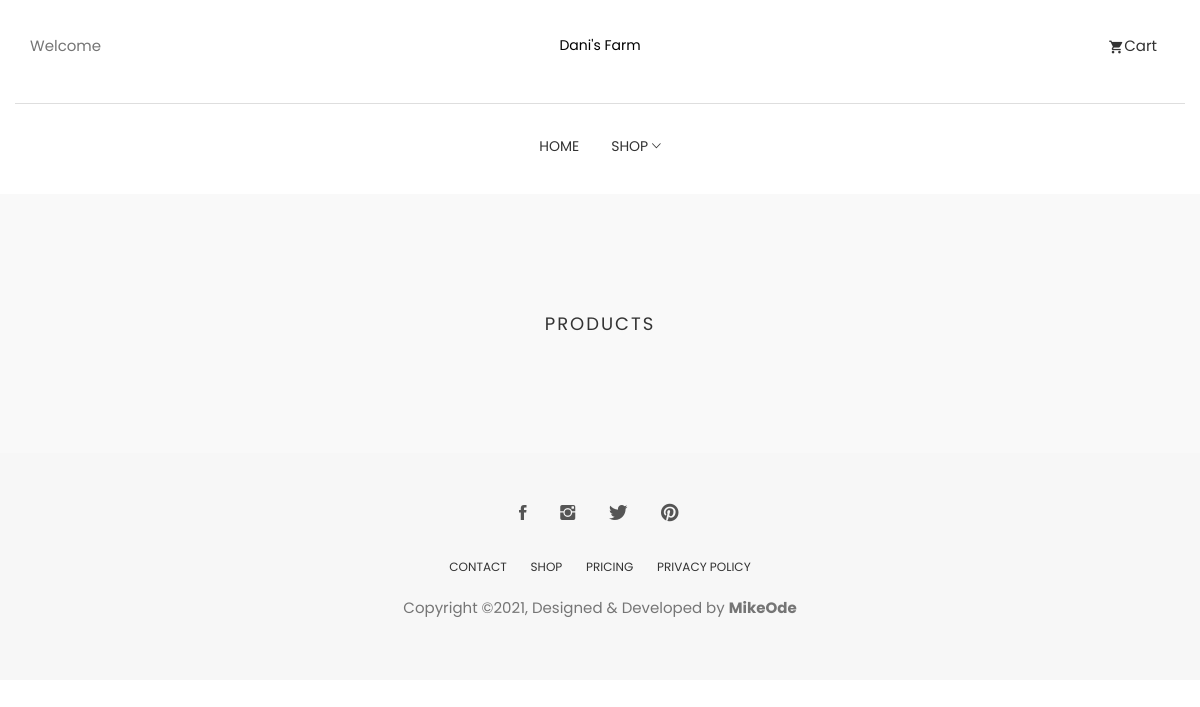
The page /farms/dani_farm.php on the database as committed earlier.
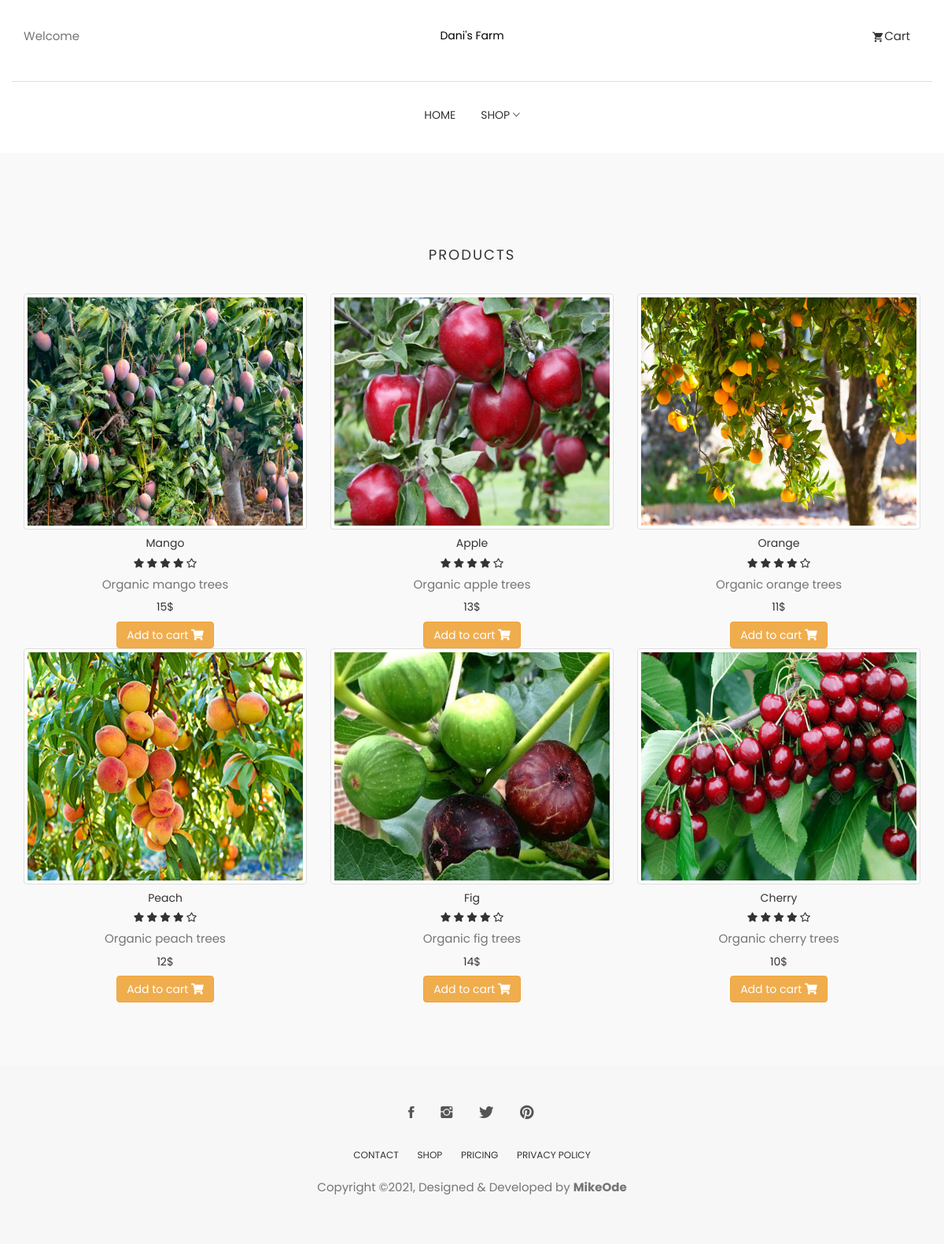
The same page on the database as committed later.
### tables this page shows
CREATE TABLE `products` (
  `id` int(11) NOT NULL,
  `name` varchar(250) NOT NULL,
  `description` varchar(500) NOT NULL,
  `price` int(11) NOT NULL,
  `image` varchar(100) NOT NULL,
  `farm_id` int(11) NOT NULL
);

### php/component.php (the view, shortened to what this page needs)
<?php
function component(){
	include "connection.php";
	$farmer_email = $_SESSION["farmerEmail"];
	$sql1 = "SELECT * FROM users WHERE email=?";
	$stmt1 = $connection->prepare($sql1);
	$stmt1-> bind_param("s", $farmer_email);
	$stmt1->execute();
	$result1 = $stmt1->get_result();
	$row1 = $result1->fetch_assoc();
	if(isset($row1)){
		$farm_id = $row1["id"];
	}
	$sql="SELECT * FROM products WHERE farm_id =? GROUP BY id";
	$stmt = $connection->prepare($sql);
	$stmt-> bind_param("i", $farm_id);
	$stmt->execute();
	$result = $stmt->get_result();
	while($product_data = $result->fetch_assoc()){
		$product_name = $product_data["name"];
		$product_price = $product_data["price"]."$";
		$product_image = $product_data["image"];
		$product_description = $product_data["description"];
		$product_id = $product_data["id"];
		$element="
    		<div class=\"col-md-4 col-sm-6 my-3 my-md \">
				<form action=\"cart.php\" method=\"post\">
					<div class=\"card shadow my-3\">
						<div>
							<img src=\"$product_image\" id=\"product_image\" alt=\"product image\" class=\"img-thumbnail card-img-top img-responsive\">
						</div>
						<div class=\"card-body my-3\">
							<h5 class=\"card-title\">$product_name</h5>
							<h6>
								<i class=\"fas fa-star\"></i>
								<i class=\"fas fa-star\"></i>
								<i class=\"fas fa-star\"></i>
								<i class=\"fas fa-star\"></i>
								<i class=\"far fa-star\"></i>
							</h6>
							<p class=\"card-text\">
								$product_description
							</p>
							<h5>
								<span class=\"price\">$product_price</span>
							</h5>
							<button type=\"submit\" class=\"btn btn-warning my-3\" name=\"add\">Add to cart <i class=\"fas fa-shopping-cart\"></i></button>
							<input type=\"hidden\" name=\"product_id\" value=\"$product_id\">
						</div>
					</div>
				</form>
			</div>
    	";
    	echo $element;
	 }
}

### farms/dani_farm.php (shortened to what this page needs)
<?php
require_once('../php/component.php');
?>
<!DOCTYPE html>
<html lang="en">
<head>
  <link rel="stylesheet" href="../plugins/themefisher-font/style.css">
  <link rel="stylesheet" href="../plugins/bootstrap/css/bootstrap.min.css">
  <link rel="stylesheet" href="../plugins/animate/animate.css">
  <link rel="stylesheet" href="../plugins/slick/slick.css">
  <link rel="stylesheet" href="../plugins/slick/slick-theme.css">
  <link rel="stylesheet" href="../css/style.css">
  <link rel="stylesheet" href="https://cdnjs.cloudflare.com/ajax/libs/font-awesome/5.15.4/css/all.min.css" />
</head>
<body id="body">
<section class="top-header">
	<div class="container">
		<div class="row">
			<div class="col-md-4 col-xs-12 col-sm-4">
				<div class="contact-number">
                    <p>
					<?php
                    echo "Welcome ".$_SESSION['user_email'];
                    ?>
                    </p>
				</div>
			</div>
			<div class="col-md-4 col-xs-12 col-sm-4">
				<div class="logo text-center">
					<a href="../customer_home.php">
						Dani's Farm
					</a>
				</div>
			</div>
			<div class="col-md-4 col-xs-12 col-sm-4">
				<ul class="top-menu text-right list-inline">
					<li class="dropdown cart-nav dropdown-slide">
						<a href="#!" class="dropdown-toggle" data-toggle="dropdown" data-hover="dropdown"><i
								class="tf-ion-android-cart"></i>Cart</a>
					</li>
				</ul>
			</div>
		</div>
	</div>
</section>
<section class="menu">
	<nav class="navbar navigation">
		<div class="container">
			<div id="navbar" class="navbar-collapse collapse text-center">
				<ul class="nav navbar-nav">
					<li class="dropdown ">
						<a href="../customer_home.php">Home</a>
					</li>
					<li class="dropdown dropdown-slide">
						<a href="#!" class="dropdown-toggle" data-toggle="dropdown" data-hover="dropdown" data-delay="350"
							role="button" aria-haspopup="true" aria-expanded="false">Shop <span
								class="tf-ion-ios-arrow-down"></span></a>
					</li>
				</ul>
			</div>
		</div>
	</nav>
</section>
<section class="products section bg-gray">
		<div class="row">
			<div class="title text-center">
				<h2>Products</h2>
			</div>
		</div>
	<div class="container">
		<div class="row text-center py-5">
			<?php
			component();
			?>
			</div>
		</div>
</section>
<footer class="footer section text-center">
	<div class="container">
		<div class="row">
			<div class="col-md-12">
				<ul class="social-media">
					<li>
						<a href="https://www.facebook.com/themefisher">
							<i class="tf-ion-social-facebook"></i>
						</a>
					</li>
					<li>
						<a href="https://www.instagram.com/themefisher">
							<i class="tf-ion-social-instagram"></i>
						</a>
					</li>
					<li>
						<a href="https://www.twitter.com/themefisher">
							<i class="tf-ion-social-twitter"></i>
						</a>
					</li>
					<li>
						<a href="https://www.pinterest.com/themefisher/">
							<i class="tf-ion-social-pinterest"></i>
						</a>
					</li>
				</ul>
				<ul class="footer-menu text-uppercase">
					<li>
						<a href="contact.html">CONTACT</a>
					</li>
					<li>
						<a href="shop.html">SHOP</a>
					</li>
					<li>
						<a href="pricing.html">Pricing</a>
					</li>
					<li>
						<a href="contact.html">PRIVACY POLICY</a>
					</li>
				</ul>
				<p class="copyright-text">Copyright &copy;2021, Designed &amp; Developed by <b>MikeOde</b></p>
			</div>
		</div>
	</div>
</footer>
  </body>
  </html>

### css/style.css (style rules this page uses)
body { line-height: 1.5; font-family: "Poppins", sans-serif; -webkit-font-smoothing: antialiased; }
p { font-family: "Poppins", sans-serif; color: #757575; font-size: 15px; }
h1, h2, h3, h4, h5, h6 { font-family: "Poppins", sans-serif; }
h1, h2, h3, h4, h5, h6 { font-weight: 400; }
ol, ul { margin: 0; padding: 0; list-style: none; }
a, a:focus, a:hover { text-decoration: none; outline: 0; color: #000; }
#product_image { height: 300px; }
.bg-gray { background: #f9f9f9; }
.section { padding: 80px 0; }
.title { padding: 20px 0 30px; }
.title h2 { font-size: 18px; text-align: center; text-transform: uppercase; letter-spacing: 2px; }
.dropdown-slide { position: static; }
.top-header .container { padding-top: 35px; padding-bottom: 35px; border-bottom: 1px solid #dedede; }
.top-header .contact-number { font-size: 12px; color: #333; }
.top-header .top-menu > li > a { color: #333; font-size: 15px; padding: 0 8px; }
.top-header .top-menu > li > a i { font-size: 16px; margin-right: 2px; vertical-align: middle; }
.top-header .logo a { display: inline-block; }
.navigation { margin-bottom: 0; padding: 10px 0; }
.navigation .navbar-nav > li { position: static; }
.navigation .navbar-nav > li > a { color: #333; font-size: 14px; padding: 20px 15px; text-transform: uppercase; transition: .2s ease-in-out 0s; border: 1px solid transparent; }
.navigation .container { position: relative; }
.navigation .navbar-nav { float: none; display: inline-block; }
.footer { background: #F7F7F7; padding: 50px 0; }
.footer .footer-menu { margin-top: 30px; }
.footer .footer-menu li { display: inline-block; margin: 0 10px; }
.footer .footer-menu li a { color: #333; font-size: 12px; }
.footer .copyright-text { margin-top: 20px; }
.social-media li { display: inline-block; margin: 0 5px; }
.social-media li a { padding: 8px 10px; }
.social-media li a i { font-size: 20px; color: #555; }

Rows that differ between the two databases and show on the page:
added products: image (picture), name "Mango", description "Organic mango trees", price "15$"
added products: image (picture), name "Apple", description "Organic apple trees", price "13$"
added products: image (picture), name "Orange", description "Organic orange trees", price "11$"
added products: image (picture), name "Peach", description "Organic peach trees", price "12$"
added products: image (picture), name "Fig", description "Organic fig trees", price "14$"
added products: image (picture), name "Cherry", description "Organic cherry trees", price "10$"
